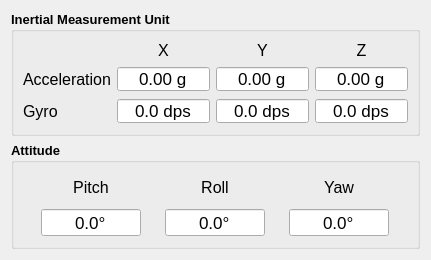
           <widget class="QWidget" name="page_10">
            <property name="geometry">
             <rect>
              <x>0</x>
              <y>0</y>
              <width>423</width>
              <height>260</height>
             </rect>
            </property>
            <property name="maximumSize">
             <size>
              <width>16777215</width>
              <height>2000</height>
             </size>
            </property>
            <attribute name="label">
             <string>IMU</string>
            </attribute>
            <layout class="QGridLayout" name="gridLayout_33">
             <item row="0" column="0">
              <widget class="QGroupBox" name="groupBox_6">
               <property name="maximumSize">
                <size>
                 <width>16777215</width>
                 <height>125</height>
                </size>
               </property>
               <property name="font">
                <font>
                 <pointsize>10</pointsize>
                 <bold>true</bold>
                </font>
               </property>
               <property name="title">
                <string>Inertial Measurement Unit</string>
               </property>
               <layout class="QGridLayout" name="gridLayout_6">
                <item row="2" column="3">
                 <widget class="QDoubleSpinBox" name="gyroZ_SB">
                  <property name="maximumSize">
                   <size>
                    <width>100</width>
                    <height>16777215</height>
                   </size>
                  </property>
                  <property name="font">
                   <font>
                    <pointsize>13</pointsize>
                    <bold>false</bold>
                   </font>
                  </property>
                  <property name="frame">
                   <bool>true</bool>
                  </property>
                  <property name="alignment">
                   <set>Qt::AlignCenter</set>
                  </property>
                  <property name="readOnly">
                   <bool>true</bool>
                  </property>
                  <property name="buttonSymbols">
                   <enum>QAbstractSpinBox::NoButtons</enum>
                  </property>
                  <property name="suffix">
                   <string> dps</string>
                  </property>
                  <property name="decimals">
                   <number>1</number>
                  </property>
                  <property name="minimum">
                   <double>-100.000000000000000</double>
                  </property>
                 </widget>
                </item>
                <item row="0" column="2">
                 <widget class="QLabel" name="label_6">
                  <property name="font">
                   <font>
                    <pointsize>12</pointsize>
                    <bold>false</bold>
                   </font>
                  </property>
                  <property name="text">
                   <string>Y</string>
                  </property>
                  <property name="alignment">
                   <set>Qt::AlignCenter</set>
                  </property>
                 </widget>
                </item>
                <item row="1" column="0">
                 <widget class="QLabel" name="label_8">
                  <property name="font">
                   <font>
                    <pointsize>12</pointsize>
                    <bold>false</bold>
                   </font>
                  </property>
                  <property name="text">
                   <string>Acceleration</string>
                  </property>
                 </widget>
                </item>
                <item row="1" column="1">
                 <widget class="QDoubleSpinBox" name="ax_SB">
                  <property name="maximumSize">
                   <size>
                    <width>100</width>
                    <height>16777215</height>
                   </size>
                  </property>
                  <property name="font">
                   <font>
                    <pointsize>13</pointsize>
                    <bold>false</bold>
                   </font>
                  </property>
                  <property name="frame">
                   <bool>true</bool>
                  </property>
                  <property name="alignment">
                   <set>Qt::AlignCenter</set>
                  </property>
                  <property name="readOnly">
                   <bool>true</bool>
                  </property>
                  <property name="buttonSymbols">
                   <enum>QAbstractSpinBox::NoButtons</enum>
                  </property>
                  <property name="suffix">
                   <string> g</string>
                  </property>
                  <property name="minimum">
                   <double>-100.000000000000000</double>
                  </property>
                 </widget>
                </item>
                <item row="2" column="1">
                 <widget class="QDoubleSpinBox" name="gyroX_SB">
                  <property name="maximumSize">
                   <size>
                    <width>100</width>
                    <height>16777215</height>
                   </size>
                  </property>
                  <property name="font">
                   <font>
                    <pointsize>13</pointsize>
                    <bold>false</bold>
                   </font>
                  </property>
                  <property name="frame">
                   <bool>true</bool>
                  </property>
                  <property name="alignment">
                   <set>Qt::AlignCenter</set>
                  </property>
                  <property name="readOnly">
                   <bool>true</bool>
                  </property>
                  <property name="buttonSymbols">
                   <enum>QAbstractSpinBox::NoButtons</enum>
                  </property>
                  <property name="suffix">
                   <string> dps</string>
                  </property>
                  <property name="decimals">
                   <number>1</number>
                  </property>
                  <property name="minimum">
                   <double>-100.000000000000000</double>
                  </property>
                 </widget>
                </item>
                <item row="0" column="1">
                 <widget class="QLabel" name="label_5">
                  <property name="font">
                   <font>
                    <pointsize>12</pointsize>
                    <bold>false</bold>
                   </font>
                  </property>
                  <property name="text">
                   <string>X</string>
                  </property>
                  <property name="alignment">
                   <set>Qt::AlignCenter</set>
                  </property>
                 </widget>
                </item>
                <item row="1" column="3">
                 <widget class="QDoubleSpinBox" name="az_SB">
                  <property name="maximumSize">
                   <size>
                    <width>100</width>
                    <height>16777215</height>
                   </size>
                  </property>
                  <property name="font">
                   <font>
                    <pointsize>13</pointsize>
                    <bold>false</bold>
                   </font>
                  </property>
                  <property name="frame">
                   <bool>true</bool>
                  </property>
                  <property name="alignment">
                   <set>Qt::AlignCenter</set>
                  </property>
                  <property name="readOnly">
                   <bool>true</bool>
                  </property>
                  <property name="buttonSymbols">
                   <enum>QAbstractSpinBox::NoButtons</enum>
                  </property>
                  <property name="suffix">
                   <string> g</string>
                  </property>
                  <property name="minimum">
                   <double>-100.000000000000000</double>
                  </property>
                 </widget>
                </item>
                <item row="1" column="2">
                 <widget class="QDoubleSpinBox" name="ay_SB">
                  <property name="maximumSize">
                   <size>
                    <width>100</width>
                    <height>16777215</height>
                   </size>
                  </property>
                  <property name="font">
                   <font>
                    <pointsize>13</pointsize>
                    <bold>false</bold>
                   </font>
                  </property>
                  <property name="frame">
                   <bool>true</bool>
                  </property>
                  <property name="alignment">
                   <set>Qt::AlignCenter</set>
                  </property>
                  <property name="readOnly">
                   <bool>true</bool>
                  </property>
                  <property name="buttonSymbols">
                   <enum>QAbstractSpinBox::NoButtons</enum>
                  </property>
                  <property name="suffix">
                   <string> g</string>
                  </property>
                  <property name="minimum">
                   <double>-100.000000000000000</double>
                  </property>
                 </widget>
                </item>
                <item row="0" column="3">
                 <widget class="QLabel" name="label_7">
                  <property name="font">
                   <font>
                    <pointsize>12</pointsize>
                    <bold>false</bold>
                   </font>
                  </property>
                  <property name="text">
                   <string>Z</string>
                  </property>
                  <property name="alignment">
                   <set>Qt::AlignCenter</set>
                  </property>
                 </widget>
                </item>
                <item row="2" column="2">
                 <widget class="QDoubleSpinBox" name="gyroY_SB">
                  <property name="maximumSize">
                   <size>
                    <width>100</width>
                    <height>16777215</height>
                   </size>
                  </property>
                  <property name="font">
                   <font>
                    <pointsize>13</pointsize>
                    <bold>false</bold>
                   </font>
                  </property>
                  <property name="frame">
                   <bool>true</bool>
                  </property>
                  <property name="alignment">
                   <set>Qt::AlignCenter</set>
                  </property>
                  <property name="readOnly">
                   <bool>true</bool>
                  </property>
                  <property name="buttonSymbols">
                   <enum>QAbstractSpinBox::NoButtons</enum>
                  </property>
                  <property name="suffix">
                   <string> dps</string>
                  </property>
                  <property name="decimals">
                   <number>1</number>
                  </property>
                  <property name="minimum">
                   <double>-100.000000000000000</double>
                  </property>
                 </widget>
                </item>
                <item row="2" column="0">
                 <widget class="QLabel" name="label_9">
                  <property name="font">
                   <font>
                    <pointsize>12</pointsize>
                    <bold>false</bold>
                   </font>
                  </property>
                  <property name="text">
                   <string>Gyro</string>
                  </property>
                 </widget>
                </item>
               </layout>
              </widget>
             </item>
             <item row="1" column="0">
              <widget class="QGroupBox" name="groupBox_13">
               <property name="maximumSize">
                <size>
                 <width>16777215</width>
                 <height>125</height>
                </size>
               </property>
               <property name="font">
                <font>
                 <pointsize>10</pointsize>
                 <bold>true</bold>
                </font>
               </property>
               <property name="title">
                <string>Attitude</string>
               </property>
               <layout class="QGridLayout" name="gridLayout_21">
                <item row="0" column="1">
                 <widget class="QLabel" name="label_15">
                  <property name="font">
                   <font>
                    <pointsize>12</pointsize>
                    <bold>false</bold>
                   </font>
                  </property>
                  <property name="text">
                   <string>Roll</string>
                  </property>
                  <property name="alignment">
                   <set>Qt::AlignCenter</set>
                  </property>
                 </widget>
                </item>
                <item row="1" column="0">
                 <widget class="QDoubleSpinBox" name="pitch_SB">
                  <property name="maximumSize">
                   <size>
                    <width>100</width>
                    <height>16777215</height>
                   </size>
                  </property>
                  <property name="font">
                   <font>
                    <pointsize>13</pointsize>
                    <bold>false</bold>
                   </font>
                  </property>
                  <property name="frame">
                   <bool>true</bool>
                  </property>
                  <property name="alignment">
                   <set>Qt::AlignCenter</set>
                  </property>
                  <property name="readOnly">
                   <bool>true</bool>
                  </property>
                  <property name="buttonSymbols">
                   <enum>QAbstractSpinBox::NoButtons</enum>
                  </property>
                  <property name="suffix">
                   <string>°</string>
                  </property>
                  <property name="decimals">
                   <number>1</number>
                  </property>
                  <property name="minimum">
                   <double>-100.000000000000000</double>
                  </property>
                 </widget>
                </item>
                <item row="0" column="0">
                 <widget class="QLabel" name="label_22">
                  <property name="font">
                   <font>
                    <pointsize>12</pointsize>
                    <bold>false</bold>
                   </font>
                  </property>
                  <property name="text">
                   <string>Pitch</string>
                  </property>
                  <property name="alignment">
                   <set>Qt::AlignCenter</set>
                  </property>
                 </widget>
                </item>
                <item row="1" column="1">
                 <widget class="QDoubleSpinBox" name="roll_SB">
                  <property name="maximumSize">
                   <size>
                    <width>100</width>
                    <height>16777215</height>
                   </size>
                  </property>
                  <property name="font">
                   <font>
                    <pointsize>13</pointsize>
                    <bold>false</bold>
                   </font>
                  </property>
                  <property name="frame">
                   <bool>true</bool>
                  </property>
                  <property name="alignment">
                   <set>Qt::AlignCenter</set>
                  </property>
                  <property name="readOnly">
                   <bool>true</bool>
                  </property>
                  <property name="buttonSymbols">
                   <enum>QAbstractSpinBox::NoButtons</enum>
                  </property>
                  <property name="suffix">
                   <string>°</string>
                  </property>
                  <property name="decimals">
                   <number>1</number>
                  </property>
                  <property name="minimum">
                   <double>-100.000000000000000</double>
                  </property>
                 </widget>
                </item>
                <item row="0" column="2">
                 <widget class="QLabel" name="label_25">
                  <property name="font">
                   <font>
                    <pointsize>12</pointsize>
                    <bold>false</bold>
                   </font>
                  </property>
                  <property name="text">
                   <string>Yaw</string>
                  </property>
                  <property name="alignment">
                   <set>Qt::AlignCenter</set>
                  </property>
                 </widget>
                </item>
                <item row="1" column="2">
                 <widget class="QDoubleSpinBox" name="yaw_SB">
                  <property name="maximumSize">
                   <size>
                    <width>100</width>
                    <height>16777215</height>
                   </size>
                  </property>
                  <property name="font">
                   <font>
                    <pointsize>13</pointsize>
                    <bold>false</bold>
                   </font>
                  </property>
                  <property name="frame">
                   <bool>true</bool>
                  </property>
                  <property name="alignment">
                   <set>Qt::AlignCenter</set>
                  </property>
                  <property name="readOnly">
                   <bool>true</bool>
                  </property>
                  <property name="buttonSymbols">
                   <enum>QAbstractSpinBox::NoButtons</enum>
                  </property>
                  <property name="suffix">
                   <string>°</string>
                  </property>
                  <property name="decimals">
                   <number>1</number>
                  </property>
                  <property name="minimum">
                   <double>-100.000000000000000</double>
                  </property>
                 </widget>
                </item>
               </layout>
              </widget>
             </item>
            </layout>
           </widget>
